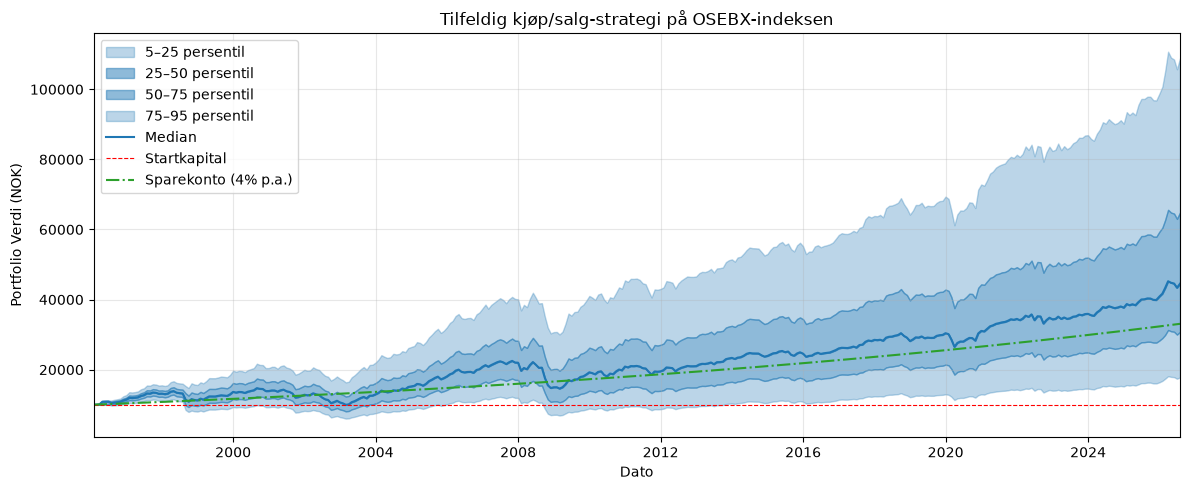

The Python source for this figure:
import matplotlib.pyplot as plt
import numpy as np
import pandas as pd

from data.loader import load_csv
from data.cleaner import fill_na_values

from strategies.buy_sell_randomly import buy_sell_randomly


def plot_buy_sell_index(
    buy_sell_index: pd.DataFrame,
    x: list,
    n_runs: int = 10000,
    title: str = "Buy/Sell Index",
    fee_rate: float = 0.00,
) -> None:
    runs = np.array([
        buy_sell_randomly(buy_sell_index, capital=10000.0, fee_rate=fee_rate)
        for _ in range(n_runs)
    ])  # shape: (n_runs, n_days)

    p5, p25, p50, p75, p95 = np.percentile(runs, [5, 25, 50, 75, 95], axis=0)

    fig, ax = plt.subplots(figsize=(12, 5))
    ax.fill_between(x, p5, p25, color="C0", alpha=0.3, label="5–25 persentil")
    ax.fill_between(x, p25, p50, color="C0", alpha=0.5, label="25–50 persentil")
    ax.fill_between(x, p50, p75, color="C0", alpha=0.5, label="50–75 persentil")
    ax.fill_between(x, p75, p95, color="C0", alpha=0.3, label="75–95 persentil")
    ax.plot(x, p50, color="C0", linewidth=1.5, label="Median")
    ax.axhline(10_000, color="RED", linestyle="--", linewidth=0.8, label="Startkapital")

    dates = pd.to_datetime(x)
    years_elapsed = (dates - dates[0]).days / 365.25
    savings = 10_000 * (1.04 ** years_elapsed)
    ax.plot(x, savings, color="C2", linewidth=1.5, linestyle="-.", label="Sparekonto (4% p.a.)")

    ax.set_title(title)
    ax.set_xlabel("Dato")
    ax.set_ylabel("Portfolio Verdi (NOK)")
    ax.legend()
    ax.grid(True, alpha=0.3)
    ax.set_xlim(x[0], x[-1])
    plt.tight_layout()
    plt.savefig("visualization/buy_sell_montecarlo.png", bbox_inches="tight")
    plt.show()


def main():
    loaded_data = load_csv("data/raw/osebx_monthly.csv")
    loaded_data = fill_na_values(loaded_data)  # ffill NA values in the DataFrame
    x = loaded_data.index.tolist()

    plot_buy_sell_index(
        loaded_data, 
        x, 
        title="Tilfeldig kjøp/salg-strategi på OSEBX-indeksen", 
        n_runs=10000,
        fee_rate=0.0
    )

if __name__ == "__main__":
    main()
